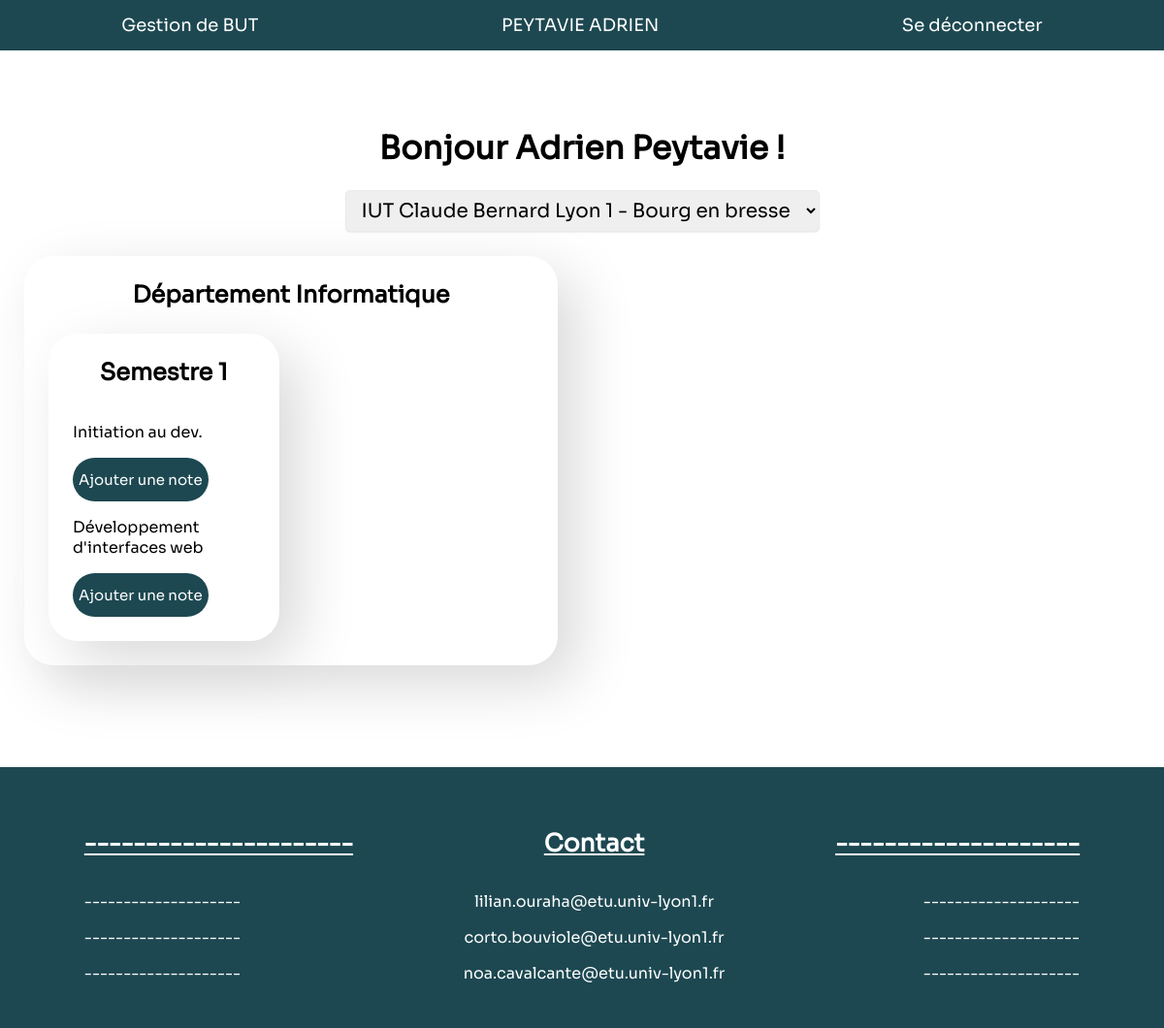
/professor/ (signed in), run on the app's committed database.
### main/models.py (models this page shows, shortened)
class Department(models.Model):
    name = models.CharField(max_length=80)
    establishment = models.ForeignKey(Establishment, on_delete=models.CASCADE, default=None, blank=False, null=True)
    def getSemesters(self):
        return Semester.objects.filter(department=self).order_by("number")

class Semester(models.Model):
    number = models.IntegerField(default=None, blank=False, null=True)
    department = models.ForeignKey(Department, on_delete=models.CASCADE, default=None, blank=False, null=True)
    def getProfessorResources(self, professor):
        resources = Resource.objects.filter(semester=self).order_by("number")
        return list(set(resources & professor.resources.all()))

class Resource(models.Model):
    number = models.IntegerField(default=None, blank=False, null=True)
    name = models.CharField(max_length=50)
    semester = models.ForeignKey(Semester, on_delete=models.CASCADE, default=None, blank=False, null=True)
    ues = models.ManyToManyField(UE, related_name="resources")

### professor/views.py (the view)
# urls.py: path('', index, name="index"),
def index(request):
    user = request.user
    professor = isProfessor(user)
    if professor == None:
        return redirect("login")
    professor_view = {}
    for establishment in professor.getEtablishments():
        professor_view[establishment] = {}
        for department in establishment.getDepartments():
            professor_view[establishment][department] = {}
            for semester in department.getSemesters():
                professor_view[establishment][department][semester] = semester.getProfessorResources(professor)
    return render(
        request,
        "p_index.html",
        context={
            "professor_view": professor_view
        }
    )

### main/models.py (called while the page is built)
    def __str__(self):
        return self.name

    def getDepartments(self):
        return Department.objects.filter(establishment=self)

    def getDepartments(self):
        departments = []
        for resource in self.resources.all():
            if resource.semester.department not in departments:
                departments.append(resource.semester.department)
        return departments

    def getEtablishments(self):
        establishments = []
        for department in self.getDepartments():
            if department.establishment not in establishments:
                establishments.append(department.establishment)
        return establishments

### main/views.py (called while the page is built)
def isProfessor(user):
    try:
        return Professor.objects.get(id=user if isinstance(user, int) else user.id)
    except Professor.DoesNotExist:
        return None

### professor/templates/p_index.html (shortened to what this page needs)
{% extends 'head.html' %}
{% load static %}
{% block content %}
<div class="wrapper">
    <h1>Bonjour {{ user.first_name }} {{ user.last_name }} !</h1>
    <select id="selection" name="establishment">
        {% for establishment in professor_view.keys %}
        <option value="{{ establishment.id }}">{{ establishment }}</option>
        {% endfor %}
    </select>
    <div class="content">
        {% for establishment, departments in professor_view.items %}
        <div class="establishment {{ establishment.id }}">
            {% for department, semesters in departments.items %}
            <div class="styled-card department">
                <form action="{% url 'professor:department' department_id=department.id %}" class="auto department-form" method="post">
                    <h2 class="middle">Département {{ department.name }}</h2>
                    <div class="semesters">
                        {% for semester, resources in semesters.items %}
                        {% if resources %}
                        <div class="styled-card semester">
                            <h2>Semestre {{ semester.number }}</h2>
                            <div class="resources">
                                {% for resource in resources %}
                                <div class="resource">
                                    <p>{{ resource.name }}</p>
                                    <button class="resource-button {{ resource.id }}">Ajouter une note</button>
                                </div>
                                {% endfor %}
                            </div>
                        </div>
                        {% endif %}
                        {% endfor %}
                    </div>
                </form>
            </div>
            {% endfor %}
        </div>
        {% endfor %}
    </div>
</div>
{% endblock %}

### templates/head.html (shortened to what this page needs)
{% load static %}
<!DOCTYPE html>
<html lang="en">
<head>
    <link rel="stylesheet" href="{% static 'css/styles.css' %}" media="all" />
    {% if "/student/" in request.path %}
    <link rel="stylesheet" href="{% static 'css/student.css' %}" media="all" />
    <script src="{% static 'js/student.js' %}" defer></script>
    {% elif "/professor/" in request.path %}
    <link rel="stylesheet" href="{% static 'css/professor.css' %}" media="all" />
    {% elif "/administrator/" in request.path %}
    <link rel="stylesheet" href="{% static 'css/administrator.css' %}" media="all" />
    <script src="{% static 'js/administrator.js' %}" defer></script>
    {% endif %}
</head>
<body id="body">
    <header>
        <nav>
            <form class="auto" action="{% url 'main:index' %}" method="post">
                <span class="effect-underline">Gestion de BUT</span>
            </form>
            {% if user.is_authenticated %}
            <form class="auto" action="{% url 'profile' %}" method="post">
                <span class="effect-underline">{{ user.last_name|upper }} {{ user.first_name|upper }}</span>
            </form>
            <form class="auto" action="{% url 'logout' %}" method="post">
                <span class="effect-underline">Se déconnecter</span>
            </form>
            {% else %}
            <form class="auto" action="{% url 'login' %}" method="post">
                {% csrf_token %}
                <span class="effect-underline">Se connecter</span>
            </form>
            {% endif %}
        </nav>
    </header>
    <main>
        {% block content %}
        {% endblock %}
    </main>
    <footer>
        <div class="left">
            <h4>----------------------</h4>
            <p>--------------------</p>
            <p>--------------------</p>
            <p>--------------------</p>
        </div>
        <div class="middle">
            <h4>Contact</h4>
            <p>lilian.ouraha@etu.univ-lyon1.fr</p>
            <p>corto.bouviole@etu.univ-lyon1.fr</p>
            <p>noa.cavalcante@etu.univ-lyon1.fr</p>
        </div>
        <div class="right">
            <h4>--------------------</h4>
            <p>--------------------</p>
            <p>--------------------</p>
            <p>--------------------</p>
        </div>
    </footer>
</body>
</html>

### assets/css/styles.css (style rules this page uses)
:root { --primary-color: white; --element-color: #1D4851; }
html, body { height: 100%; padding: 0; margin: 0; }
body { display: flex; flex-direction: column; font-family: Sora; overflow-y: auto; box-sizing: border-box; }
main { background-color: var(--primary-color); display: flex; flex-direction: row; padding: 80px 0; user-select: none; }
h1 { text-align: center; font-size: 33px; margin-top: 0; }
h2 { position: relative; z-index: 2; margin-top: 0; }
header { width: 100%; background: var(--element-color); color: white; font-size: 18px; }
nav { display: flex; flex-direction: row; justify-content: space-around; }
nav > form { cursor: pointer; padding: 15px 17px; }
.effect-underline { position: relative; }
.effect-underline:after { content: ''; position: absolute; left: 0; height: 1em; width: 100%; border-bottom: 1px solid; margin-top: 8px; opacity: 0; transition: opacity 0.35s, transform 0.35s; transform: scale(0, 1); }
.wrapper { display: flex; flex-direction: column; align-items: center; width: 100%; }
.wrapper select { position: relative; z-index: 2; padding: 7px 12px; border: 1px solid #E8EAED; border-radius: 5px; box-shadow: 0 1px 3px -2px #9098A9; cursor: pointer; font-size: 20px; font-family: inherit; }
.styled-card { position: relative; z-index: 1; border-radius: 30px; background: var(--primary-color); box-shadow: 20px 20px 60px #d9d9d9, -20px -20px 60px white; }
.content { width: 100%; }
.content form { margin: -25px; padding: 25px; }
footer { padding: 30px; background-color: var(--element-color); display: flex; justify-content: space-around; }
footer h4 { font-size: 25px; color: white; text-transform: capitalize; text-decoration: underline; }
footer p { color: white; }
.middle { text-align: center; }
.right { text-align: right; }
.left { text-align: left; }

### assets/css/professor.css (style rules this page uses)
.content > .establishment , .content > .semester { display: grid; grid-template-columns: 1fr 1fr; grid-gap: 50px; margin: 25px; }
.establishment > .department, .semesters > .semester, .semester > .resource, .resource > .evaluations { position: relative; z-index: 1; padding: 25px; width: auto; height: max-content; cursor: pointer; transition: transform .5s ease; }
.semesters > .semester { width: auto; }
.department > form > .semesters, .department > .semesters { display: grid; grid-template-columns: 1fr 1fr; grid-gap: 25px; margin-top: 5%; }
.semesters > .semester { display: flex; flex-direction: column; align-items: center; }
.modal-button, .resource-button { position: relative; z-index: 999; height: 3em; background: var(--element-color); color: var(--primary-color); font: inherit; font-size: 15px; border: none; border-radius: 30px; cursor: pointer; transition: transform .5s ease; }

### data on the page
Department: name "Informatique"
Semester: number "1"
Resource: name "Initiation au dev."
Resource: name "Développement d'interfaces web"

### other printed values
{{ user.last_name|upper }} "PEYTAVIE"
{{ user.first_name|upper }} "ADRIEN"
{{ user.first_name }} "Adrien"
{{ user.last_name }} "Peytavie"
form field establishment "IUT Claude Bernard Lyon 1 - Bourg en bresse"
